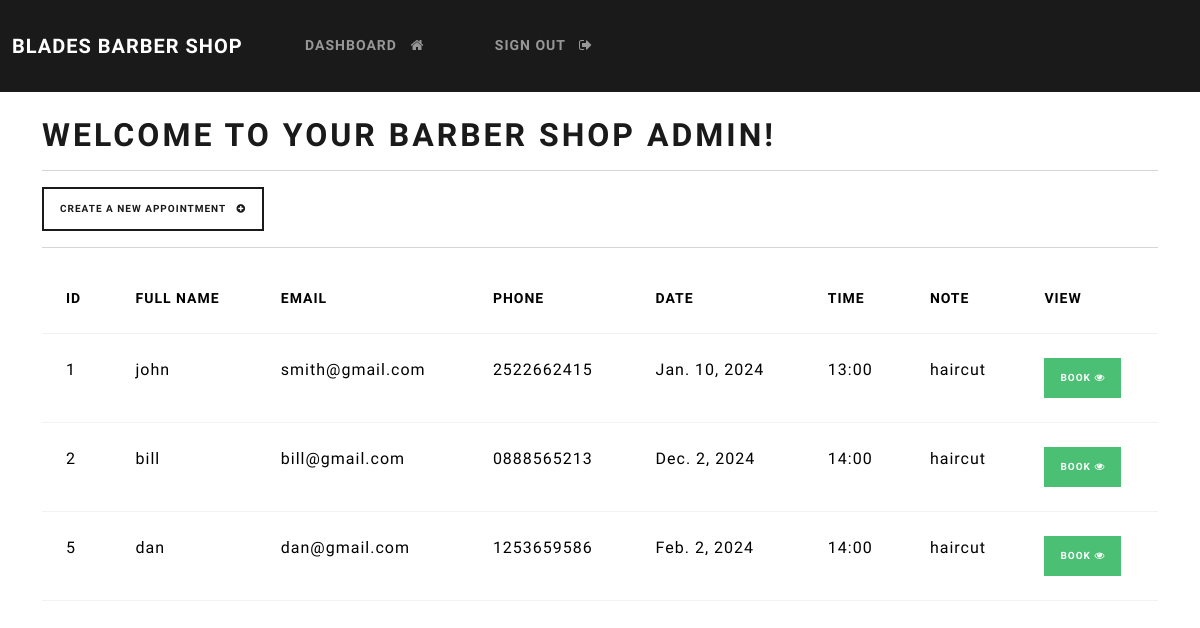
Before: /dashboard (signed in) with the older database file.
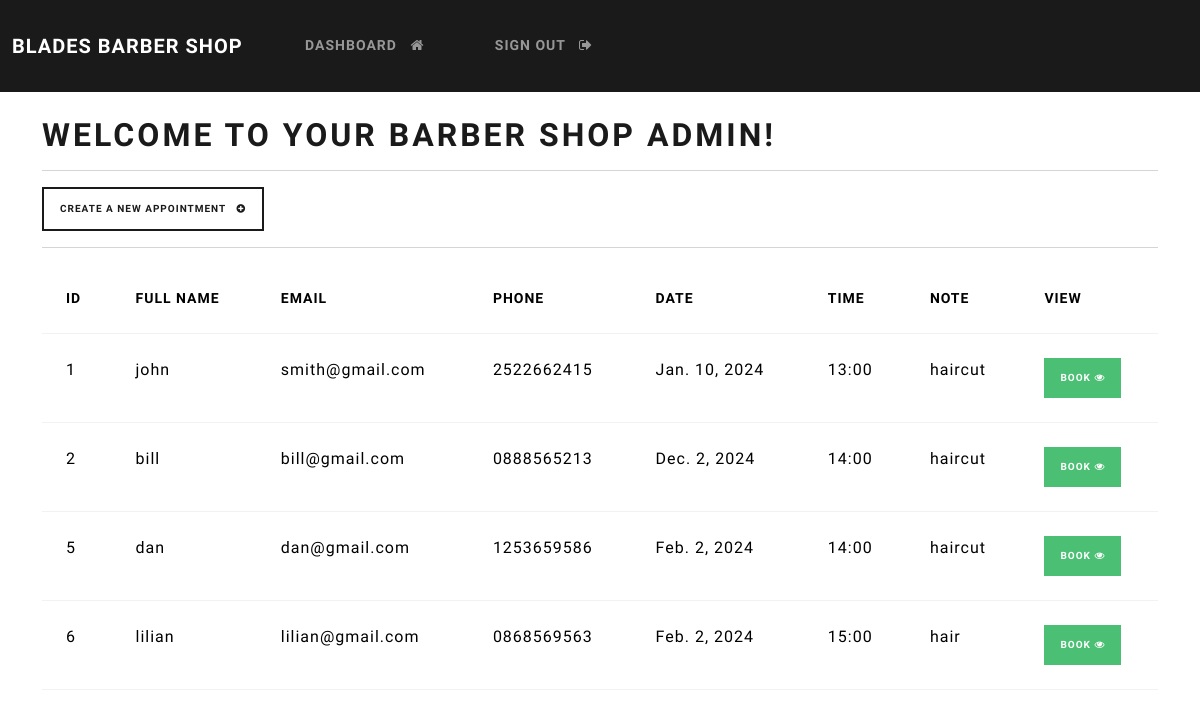
After: the same page with the newer database file.
### app/models.py (models this page shows, shortened)
class Record(models.Model):
    fname = models.CharField(max_length=100)
    email = models.CharField(max_length=255)
    phone = models.CharField(max_length=20)
    date = models.DateField(blank=True,null=True)
    time = models.CharField(max_length=10,blank=True,null=True)
    note = models.CharField(max_length=100,blank=True,null=True)

### app/views.py (the view)
# urls.py: path('dashboard', views.dashboard, name="dashboard"),
@login_required(login_url='login')
def dashboard(request):
    my_records = Record.objects.all()
    context = {'records': my_records}
    return render(request, 'account/dashboard.html', context=context)

### templates/account/dashboard.html
{% extends 'account/base.html' %}
{% block content %}
    <h1>Welcome to your Barber Shop {{user}}!</h1>
    <hr>
    <a class="btn btn-outline-primary btn-sm" href="{% url 'create-record' %}">
        Create a new appointment &nbsp; <i class="fa fa-plus-circle" aria-hidden="true"></i>
    </a>
    <hr>
    <table class="table table-hover">
        <thead>
            <tr>
                <th scope="col"> ID </th>
                <th scope="col"> Full name </th>
                <th scope="col"> Email </th>
                <th scope="col"> Phone </th>
                <th scope="col"> Date </th>
                <th scope="col"> Time </th>
                <th scope="col"> Note </th>
                <th scope="col"> View </th>
            </tr>
        </thead>
        <tbody>
    {% if records %}
        {% for record in records %}
        <tr>
            <td> {{record.id}}</td>
            <td> {{record.fname}}</td>
            <td> {{record.email}}</td>
            <td> {{record.phone}}</td>
            <td> {{record.date}}</td>
            <td> {{record.time}}</td>
            <td> {{record.note}}</td>
            <td> <a class="btn btn-success btn-sm" href="{% url 'record' record.id %}">BOOK <i class="fa fa-eye" aria-hidden="true"></i> </a> </td>
        </tr>
        {% endfor %}
    {% endif %}
        </tbody>
        </table>
{% endblock %}

Changed rows visible on the page:
added Record: id "6", fname "lilian", email "lilian@gmail.com", phone "0868569563", date "Feb. 2, 2024", time "15:00", note "hair"
